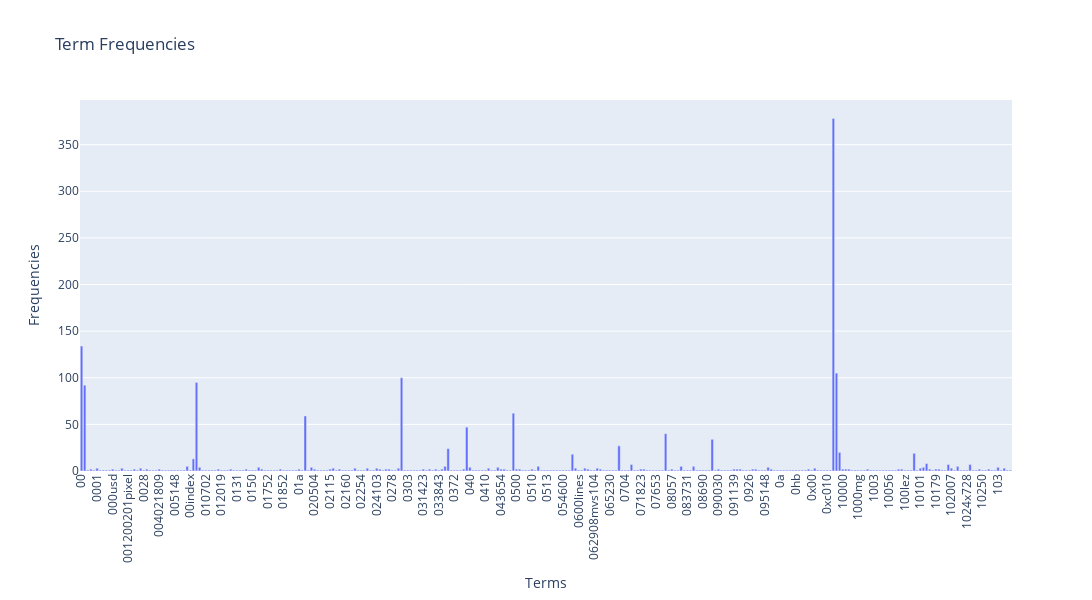

Notebook code cell kept with this figure:
### Markdown cell above
### >>> **Exercise 12 (take home):**
If you want a nicer interactive visualization here, I would encourage you try to install and use plotly to achieve this.

### Code cell
# Answer here
import plotly.express as px

terms = count_vect.get_feature_names_out()[:300]
frequencies = term_frequencies[:300]

# Use plotly
data = pd.DataFrame({'Term': terms, 'Frequency': frequencies})
fig = px.bar(data, x='Term', y='Frequency', title='Term Frequencies', labels={'Term': 'Terms', 'Frequency': 'Frequencies'})
fig.update_layout(xaxis_tickangle=-90, height=600, width=1200)
fig.show()

### Figure 1 — Plotly figure (JSON) as saved in the notebook; plotly's stock layout.template omitted (floating-point values rounded to 4 significant figures; data arrays with more than 128 entries replaced by an {"elided": "..."} marker saying what was removed)
{"data": [{"alignmentgroup": "True", "hovertemplate": "Terms=%{x}<br>Frequencies=%{y}<extra></extra>", "legendgroup": "", "marker": {"color": "#636efa", "pattern": {"shape": ""}}, "name": "", "offsetgroup": "", "orientation": "v", "showlegend": false, "textposition": "auto", "type": "bar", "x": {"elided": "300 str values"}, "xaxis": "x", "y": {"elided": "300 int values"}, "yaxis": "y"}], "layout": {"barmode": "relative", "height": 600, "legend": {"tracegroupgap": 0}, "title": {"text": "Term Frequencies"}, "width": 1200, "xaxis": {"anchor": "y", "domain": [0, 1], "tickangle": -90, "title": {"text": "Terms"}}, "yaxis": {"anchor": "x", "domain": [0, 1], "title": {"text": "Frequencies"}}}}
